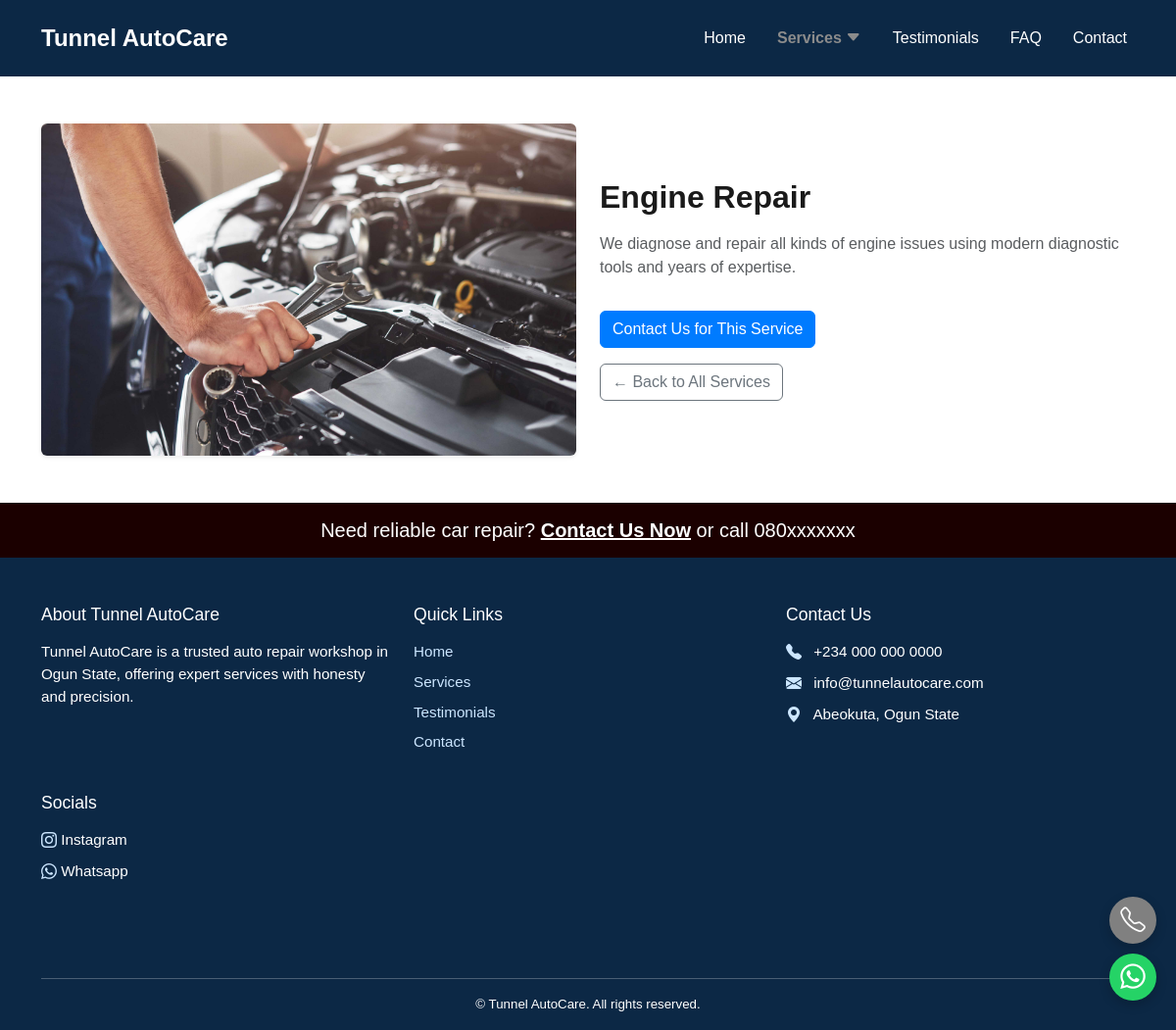
Screenshot of /services/engine-repair/ with the database file from the repository.
### webpages/models.py (models this page shows, shortened)
class Service(models.Model):
    title = models.CharField(max_length=100)
    description = models.TextField()
    image = models.ImageField(upload_to='services/', blank=True, null=True)
    slug = models.SlugField(unique=True, blank=True)

### webpages/views.py (the view)
# urls.py: path('services/<slug:slug>/', views.service_detail, name='service_detail'),
def service_detail(request, slug):
    service = get_object_or_404(Service, slug=slug)
    return render(request, 'webpages/service_detail.html', {'service': service})

### webpages/context_processors.py (called while the page is built)
def services_dropdown(request):
    services = Service.objects.all().order_by('title')[:6]
    return {'services_nav': services}

### webpages/templates/webpages/service_detail.html (shortened to what this page needs)
{% extends 'webpages/base.html' %}
{% block content %}
<section class="py-5">
  <div class="container">
    <div class="row align-items-center">
      <div class="col-md-6 mb-4 mb-md-0">
        <img src="{{ service.image.url }}" alt="{{ service.title }}" class="img-fluid rounded shadow-sm">
      </div>
      <div class="col-md-6">
        <h2 class="fw-bold mb-3">{{ service.title }}</h2>
        <p class="text-muted">{{ service.description }}</p>
        <a href="{% url 'contact' %}" class="btn btn-primary mt-3">Contact Us for This Service</a>
        <br>
        <a href="{% url 'services' %}" class="btn btn-outline-secondary mt-3">← Back to All Services</a>
      </div>
    </div>
  </div>
</section>
{% endblock %}

### static/webpages/css/style.css (style rules this page uses)
body { background-color: #ffffff; color: #1a1a1a; font-family: 'Georgia', sans-serif; margin: 0; padding: 0; }
.btn-primary { background-color: #007bff; border-color: #007bff; transition: background-color 0.3s ease; }

### rows the page displays
Service: image (picture), title "Engine Repair", description "We diagnose and repair all kinds of engine issues using modern diagnostic tools and years of expertise."
